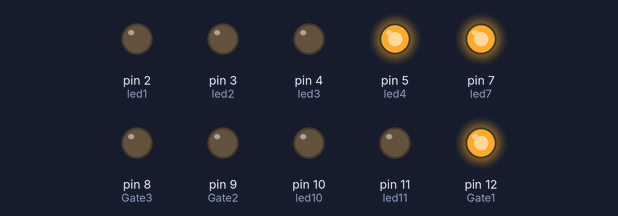
Recording of a sketch running on a simulated Arduino Nano, built with avr-gcc and run on an emulated ATmega328P. On the bench: output pins drawn as LEDs (lit = HIGH).

Above: at 0.2 s.
At 1.2 s:
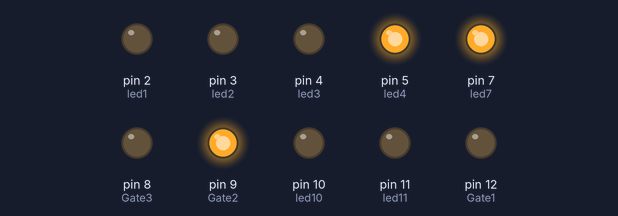
At 2.2 s:
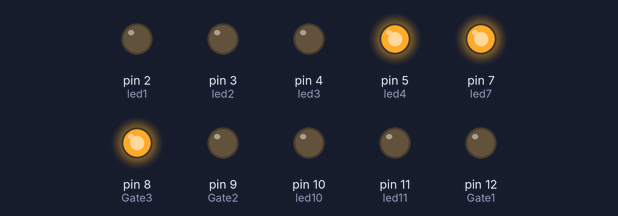
At 5.7 s:
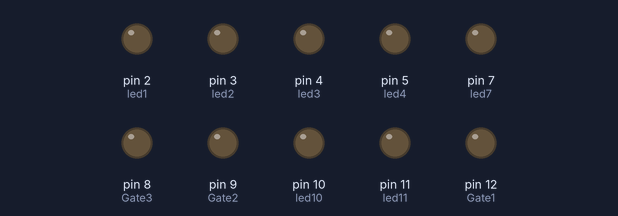
Timing chart, 0 to 6.9 s (numbered marks = the images above):
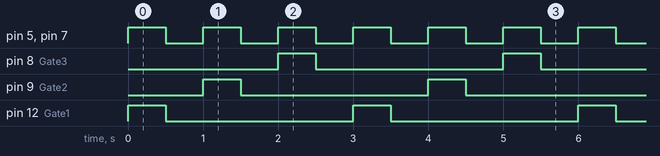

The sketch:

Mosfet_1_Led_GND_Source.ino
```cpp
/*
 Пример управления яркостью светодиода
 на выходе 9 контроллера Arduino
 функцией analogWrite().
 */
int Gate1 = 12;
int Gate2 = 9;
int Gate3 = 8;
int led1 = 2;
int led2 = 3;
int led3 = 4;
int led4 = 5;
int led5 = 4;
int led7 = 7;
int led10 = 10;
int led11 = 11;


int pause = 500;

void setup()  {
  // устанваливаем пин 9 в режим выхода
  pinMode(Gate1, OUTPUT);
  pinMode(Gate2, OUTPUT);
  pinMode(Gate3, OUTPUT);
  pinMode(led1, OUTPUT); //pin d2
  pinMode(led2, OUTPUT); //pin d3
  pinMode(led3, OUTPUT); // pin d4
  pinMode(led4, OUTPUT); //pin d5
  pinMode(led5, OUTPUT);
  pinMode(led7, OUTPUT); // pin d7
  pinMode(led10, OUTPUT); //pin d10
  pinMode(led11, OUTPUT); //pin d11
}


void loop() {
  digitalWrite(Gate1, HIGH );
  digitalWrite(led4, HIGH );
  digitalWrite(led7, HIGH );
  delay(pause);
  digitalWrite(Gate1, LOW );
  digitalWrite(led4, LOW );
  digitalWrite(led7, LOW );
  delay(pause);
  digitalWrite(Gate2, HIGH );
  digitalWrite(led4, HIGH );
  digitalWrite(led7, HIGH );
  delay(pause);
  digitalWrite(Gate2, LOW );
  digitalWrite(led4, LOW );
  digitalWrite(led7, LOW );
  delay(pause);
  digitalWrite(Gate3, HIGH );
  digitalWrite(led4, HIGH );
  digitalWrite(led7, HIGH );
  delay(pause);
  digitalWrite(Gate3, LOW );
  digitalWrite(led4, LOW );
  digitalWrite(led7, LOW );
  delay(pause);
}
```

Measured:
- by itself, pin 5 (led4), pin 7 (led7): alternates HIGH for 0.50 s and LOW for 0.50 s
- by itself, pin 8 (Gate3), pin 9 (Gate2), pin 12 (Gate1): alternates HIGH for 0.50 s and LOW for 2.5 s
- by itself, everything shown: repeats every 3.0 s, in 6 steps
